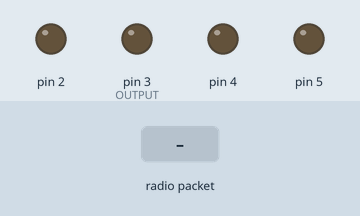
Simulated run of this sketch. Board: Arduino Uno, built with avr-gcc and run on an emulated ATmega328P. Parts: output pins drawn as LEDs (lit = HIGH). Inputs (shaded band) come from the test bench. No radio packets arrive unless stated; what the sketch prints to the serial monitor is not drawn.

Above: at 1.2 s.
1.3 s: radio packet "w" arrives
At 2.5 s:
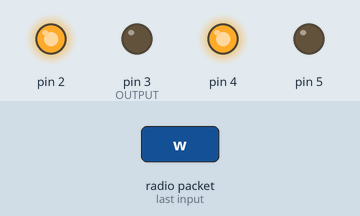
2.8 s: radio packet "s" arrives
At 3.7 s:
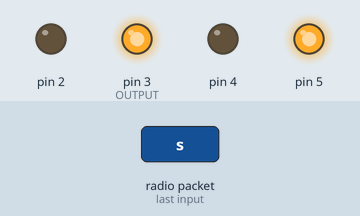
4.3 s: radio packet "a" arrives
At 4.9 s:
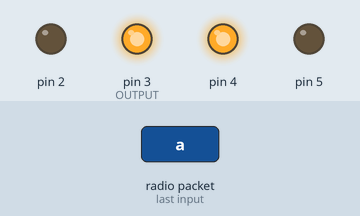
5.8 s: radio packet "d" arrives
At 7.2 s:
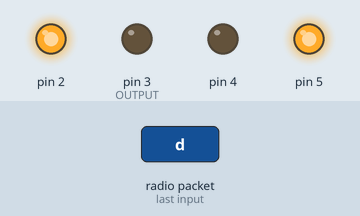
Timing chart, 0 to 8.3 s (numbered marks = the images above; inputs shaded):
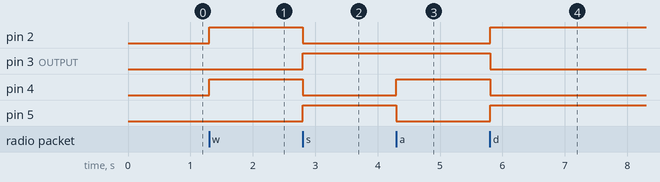

Measured:
- after the input at 1.3 s, pin 2, pin 4: LOW → HIGH at once
- after the input at 2.8 s, pin 2, pin 4: HIGH → LOW at once; pin 3 (OUTPUT), pin 5: LOW → HIGH at once
- after the input at 4.3 s, pin 4: LOW → HIGH at once; pin 5: HIGH → LOW at once
- after the input at 5.8 s, pin 2, pin 5: LOW → HIGH at once; pin 3 (OUTPUT), pin 4: HIGH → LOW at once

The sketch:

Arduino-NRF-steer.ino
```cpp
    #include <SPI.h>
    #include "nRF24L01.h"
    #include "RF24.h"
    #include "printf.h"
    //  #include "elapsedMillis.h"
    #include "Arduino.h"
    #include<stdio.h>
    #include<stddef.h>
    #include<limits.h>
    //
    // Hardware configuration
    //sudo python example.nrf24-send-rpi.py

    RF24 radio2(7,10);     // pong-back

    const uint64_t pipe =  0xC2C2C2C2C2LL;

    char w = 'w';

    void setup(void)
    {
      pinMode(2,OUTPUT);
      pinMode(3,1);//OUTPUT
      pinMode(4,1);
      pinMode(5,1);

      Serial.begin(57600);
      printf_begin();
      printf("\n\rRF24 rx\n\r");    ///////////////////////
      radio2.begin();
      radio2.setDataRate(RF24_2MBPS);
      radio2.setPALevel(RF24_PA_MAX);
      radio2.setAutoAck(true);
      radio2.setChannel(0x60);
      radio2.enableAckPayload();
      radio2.openReadingPipe(1,pipe);
      radio2.startListening();
      radio2.printDetails();    ///////////////////////
    }

    struct txpanel {

        char a = 5;
        char c[10];
        char b = 7;

    } txp;

    char rxbuf[32] ;
    char rx_size =0;
    bool _rx_available = false;

    bool rxAvailable()
    {
        // not secure, but adequate?
        bool result = _rx_available;
        _rx_available = false;
        return result;
    }

    void Radio2()
    {
        static char _rxbuf2[32];
        //delay(700);

        if ( radio2.available() )
        {
          bool done = false;
          while (!done)
          {
            rx_size = radio2.getDynamicPayloadSize();
            done = radio2.read( _rxbuf2 ,rx_size);

            if (_rxbuf2[0] != 0)
            // RULE: all incoming radio payloads should have non-zero first char to be a valid info packet.
            // RULE: no assumption re null terminators is made. Binary treatment.
            {
                _rx_available = true;
                memcpy(rxbuf, _rxbuf2, rx_size);
            }
          }

          radio2.writeAckPayload( 1, &txp, sizeof(txpanel) );

        }
    }


    void loop(void)
    {
        Radio2();
       if (rxAvailable())
       {
         // printf("Rx <%s>\n",rxbuf);
         Serial.println(rxbuf);
         char data[32] = {rxbuf[0]};

       }
       if (rxbuf[0] == "w"[0] )
       {
        Serial.println("go w");
        digitalWrite(2,1);
        digitalWrite(3,0);
        digitalWrite(4,1);
        digitalWrite(5,0);
       }
       else if (rxbuf[0] == 's')
       {
        Serial.println("go s");
        digitalWrite(2,0);
        digitalWrite(3,1);
        digitalWrite(4,0);
        digitalWrite(5,1);
       }
       else if (rxbuf[0] == 'a')
       {
        Serial.println("go a");
        digitalWrite(2,0);
        digitalWrite(3,1);
        digitalWrite(4,1);
        digitalWrite(5,0);
       }
       else if (rxbuf[0] == 'd')
       {
        Serial.println("go d");
        digitalWrite(2,1);
        digitalWrite(3,0);
        digitalWrite(4,0);
        digitalWrite(5,1);
       }
       else if (rxbuf[0] == 'f')
       {
        Serial.println("all stop");
        digitalWrite(2,0);
        digitalWrite(3,0);
        digitalWrite(4,0);
        digitalWrite(5,0);
       }
    }
```

printf.h
```cpp
// (licence header left out)
/**
 * @file printf.h
 *
 * Setup necessary to direct stdout to the Arduino Serial library, which
 * enables 'printf'
 */

#ifndef __PRINTF_H__
#define __PRINTF_H__

#ifdef ARDUINO

int serial_putc( char c, FILE * )
{
  Serial.write( c );

  return c;
}

void printf_begin(void)
{
  fdevopen( &serial_putc, 0 );
}

#else
#error This example is only for use on Arduino.
#endif // ARDUINO

#endif // __PRINTF_H__
```
